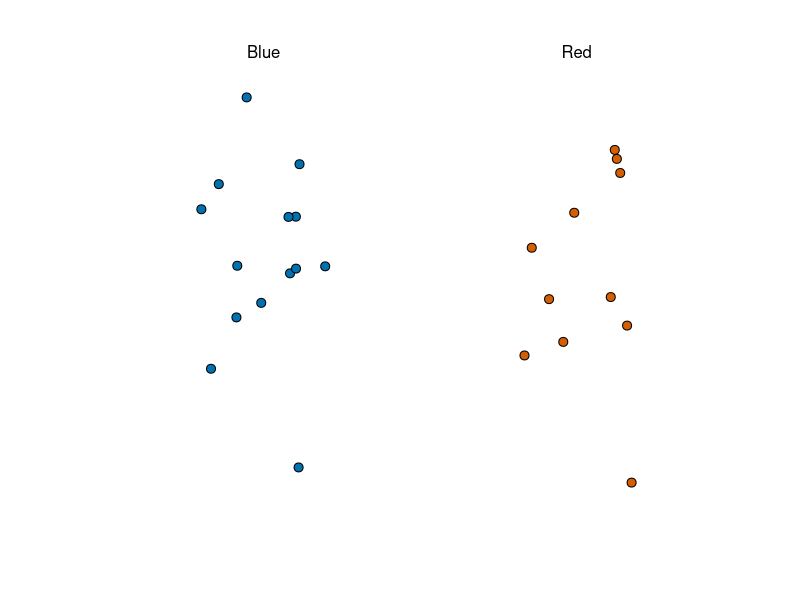
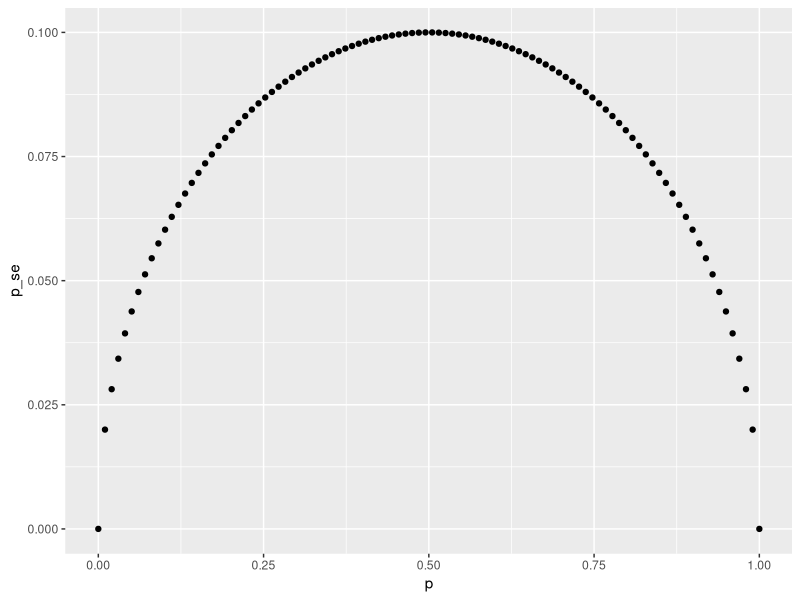
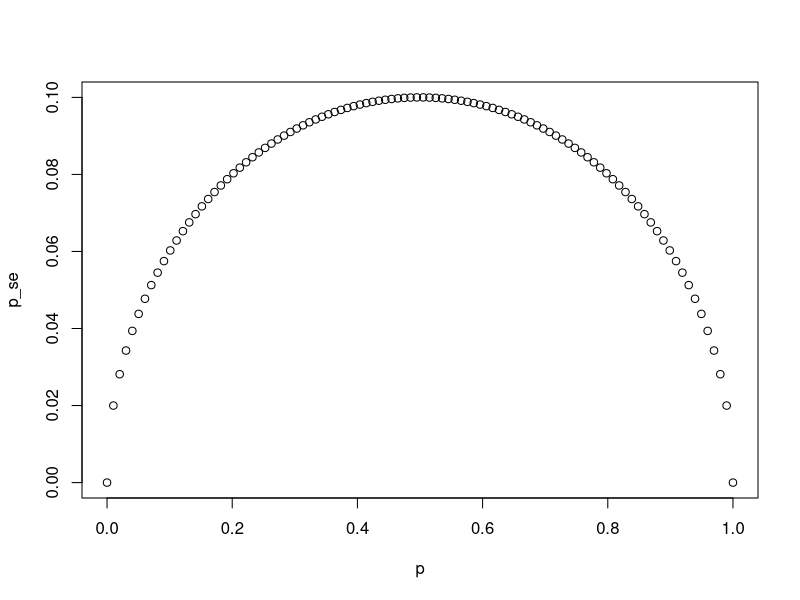
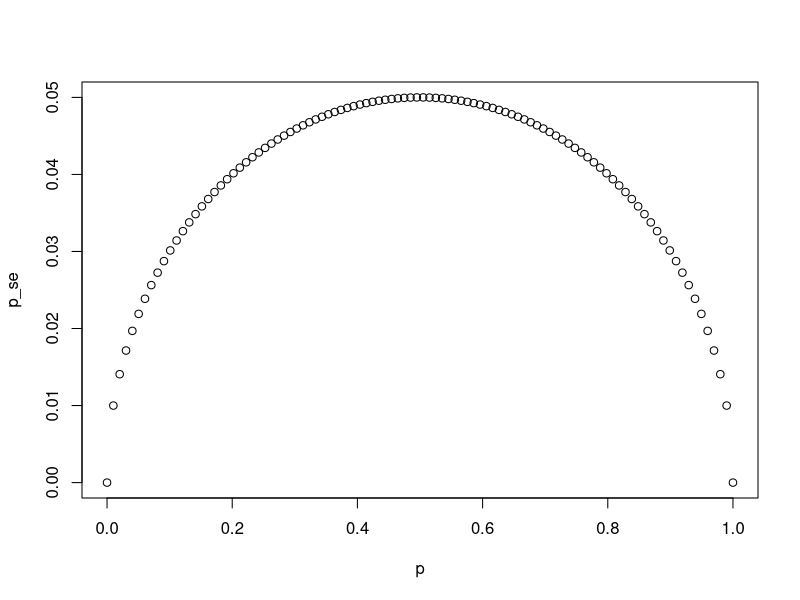
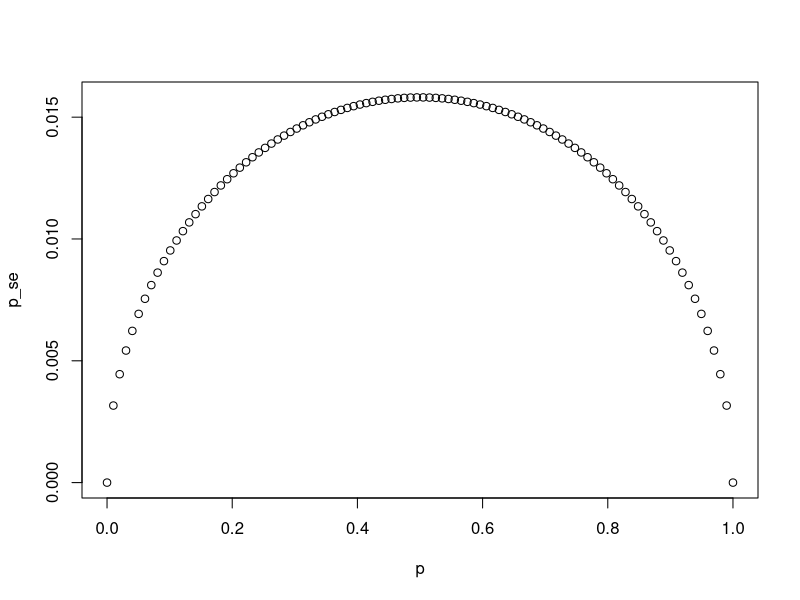
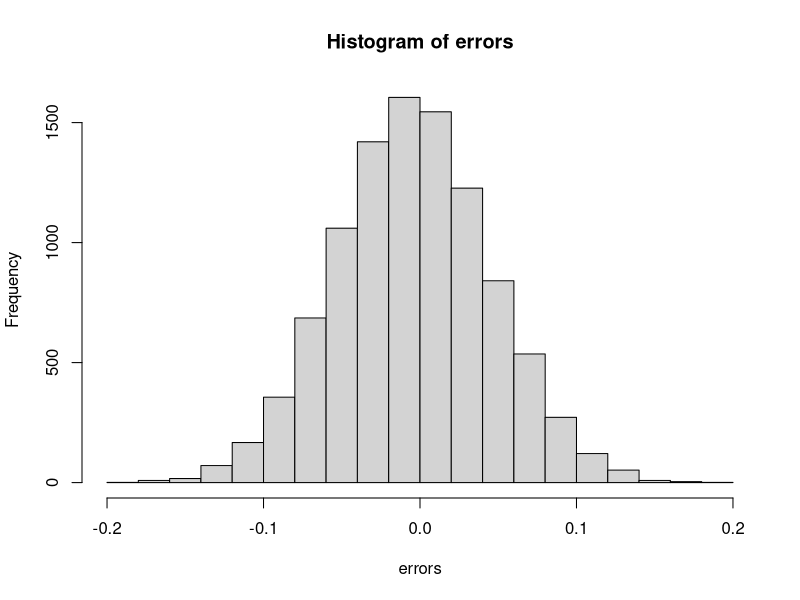
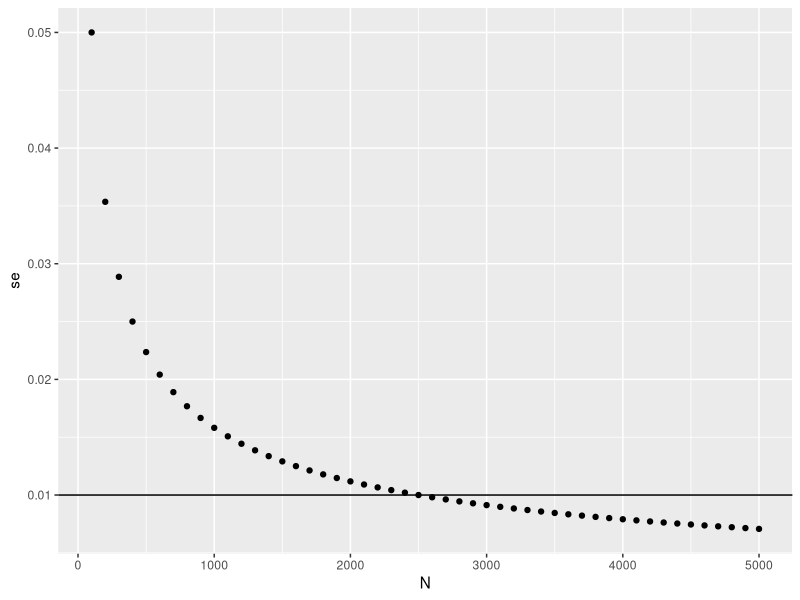
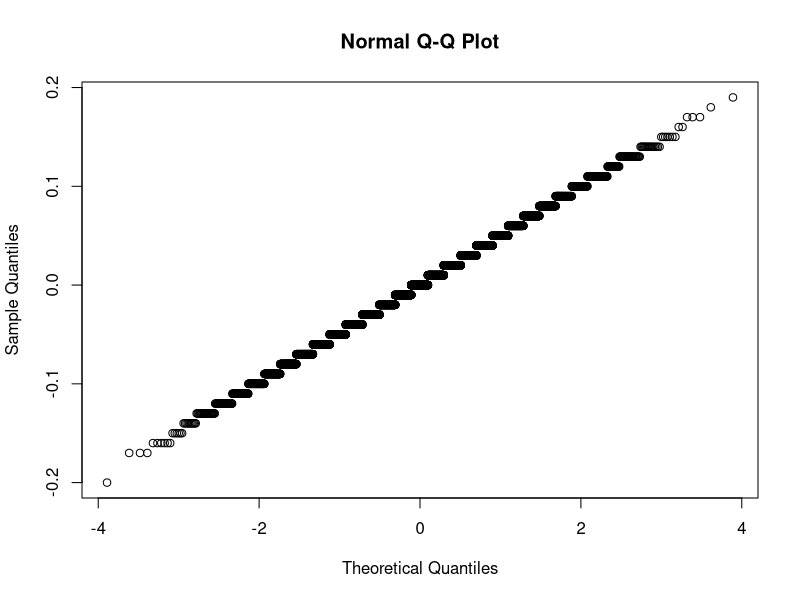

These charts were generated, in order, by the following R code:
## ---- chunk 1
library(tidyverse)
library(dslabs)
take_poll(25) #take random poll,function in dslabs
## ---- chunk 2
p=0.51
sqrt(p*(1-p))/sqrt(1000)
## ---- chunk 3
p <- seq(0, 1, length = 100)
se <- function(p, N){
  sqrt(p*(1-p)/N)
}
p_se <- se(p, 25)
qplot(p, p_se)
## ---- chunk 4
for(N in c(25, 100, 1000)){
  p_se <- se(p, N)
  plot(p, p_se)
}
## ---- chunk 5
N <- 25
p <- 0.45
2*sqrt(p*(1-p)/N)
## ---- chunk 6
x_hat <- 0.48 #hat refer to estimates
se <- sqrt(x_hat*(1-x_hat)/25)
se
## ---- chunk 7
pnorm(0.01/se) - pnorm(-0.01/se)
## ---- chunk 8
1.96*se
## ---- chunk 9
pnorm(1.96)-pnorm(-1.96)
## ---- chunk 10
B <- 10000
n <- 1000
x_hat <- replicate(B, {
  x <- sample(c(0,1), size = N, replace = TRUE, prob = c(1-p,p))
  mean(x)
})
## ---- chunk 11
p <- 0.45
N <- 1000

x <- sample(c(0,1), size = N, replace = TRUE, prob = c(1-p, p))
x_hat <- mean(x)
## ---- chunk 12
B <- 10000
x_hat <- replicate(B, {
  x <- sample(c(0,1), size = N, replace = TRUE, prob = c(1-p, p))
  mean(x)
})
## ---- chunk 13
mean(x_hat)
## ---- chunk 14
sd(x_hat)
## ---- chunk 15
take_sample <- function(p, N){
  x <- sample(c(0,1), size=N, replace=TRUE, prob=c(1-p, p))
  mean(x)
}  #democrates are 1s and republicans are 0s
## ---- chunk 16
p <- 0.45
N <- 100
B <- 10000
errors <- replicate(B, take_sample(p, N)-p)
## ---- chunk 17
mean(errors)
## ---- chunk 18
hist(errors)
## ---- chunk 19
mean(abs(errors))
## ---- chunk 20
sqrt(mean(errors^2))
## ---- chunk 21
N <- 100
sqrt(p*(1-p)/N)
## ---- chunk 22
set.seed(1)
x <- sample(c(0,1), size=N, replace=TRUE, prob = c(1-p,p))
x_bar <- mean(x)
sqrt(x_bar*(1-x_bar)/N)
## ---- chunk 23
set.seed(1)
B <- 10000
take_sample <- function(n, p){
  x <- sample(c(1,-3), n, replace=TRUE, prob=c(p,1-p))
  sum(x)
}
games <- replicate(B, take_sample(2000, 0.6))
## ---- chunk 24
sd(games)
## ---- chunk 25
mean(games<0)
## ---- chunk 26
N <- seq(100, 5000, 100)
p <- 0.5
se <- sqrt(p*(1-p)/N)
data_frame(N, se) %>% ggplot(aes(N, se)) + geom_point() + geom_hline(yintercept = 0.01)
## ---- chunk 27
qqnorm(errors)
## ---- chunk 28
p <- 0.45
N <- 100
1-pnorm(0.5, p, sqrt(p*(1-p)/N))
## ---- chunk 29
x_bar <- 0.51
N <- 100
se_bar <- sqrt(x_bar*(1-x_bar)/N)
1 - pnorm(0.01, 0, se_bar) + pnorm(-0.01, 0, se_bar)
## ---- chunk 30
p <- 0.45
N <- 1000
## ---- chunk 31
x <- sample(c(0, 1), size = N, replace = TRUE, prob = c(1-p, p))
x_hat <- mean(x)
se_hat <- sqrt(x_hat * (1 - x_hat) / N)
c(x_hat - 1.96 * se_hat, x_hat + 1.96 * se_hat)
## ---- chunk 32
x <- sample(c(0,1), size=N, replace=TRUE, prob=c(1-p, p))
x_hat <- mean(x)
se_hat <- sqrt(x_hat * (1 - x_hat) / N)
c(x_hat - 1.96 * se_hat, x_hat + 1.96 * se_hat)
## ---- chunk 33
pnorm(1.96) - pnorm(-1.96)
## ---- chunk 34
z <- qnorm(0.995)
z
## ---- chunk 35
pnorm(z) - pnorm(-z)
## ---- chunk 36
#library(dplyr)
N <- 1000
B <- 10000
inside <- replicate(B, {
  x <- sample(c(0,1), size = N, replace = TRUE, prob = c(1-p, p))
  x_hat <- mean(x)
  se_hat <- sqrt(x_hat * (1 - x_hat) / N)
  between(p, x_hat - 1.96 * se_hat, x_hat + 1.96 * se_hat)
})
mean(inside)
## ---- chunk 37
library(dslabs)
data("polls_us_election_2016")
## ---- chunk 38
library(tidyverse)
polls <- polls_us_election_2016 %>% 
  filter(enddate >= "2016-10-31" & state =="U.S.")
## ---- chunk 39
N <- polls$samplesize[1]
x_hat <- polls$rawpoll_clinton[1]/100
## ---- chunk 40
se_hat <- sqrt(x_hat*(1-x_hat) / N)
c(x_hat - 1.96*se_hat, x_hat + 1.96*se_hat)
## ---- chunk 41
polls <- polls %>% mutate(x_hat = rawpoll_clinton/100, 
                          se_hat = sqrt(x_hat*(1-x_hat) / samplesize), 
                          lower = x_hat - 1.96*se_hat,
                          upper = x_hat + 1.96*se_hat)
poll <- polls %>% select("pollster", 'enddate', 'x_hat', 'lower', 'upper')
poll
## ---- chunk 42
p <- 0.482
poll <- poll %>% mutate(hit=ifelse(upper > p & lower < p, 1, 0))
poll
## ---- chunk 43
sum(poll$hit) / length(poll$hit)
## ---- chunk 44
polls <- polls_us_election_2016 %>% 
  filter(enddate >= "2016-10-31" & state == "U.S.")  %>%
  mutate(d_hat = rawpoll_clinton / 100 - rawpoll_trump / 100)
## ---- chunk 45
N <- polls$samplesize[1]
x_hat <- polls$rawpoll_clinton[1]/100
temp <- polls$d_hat[1] + c(-1.96, 1.96) * 2 * sqrt(x_hat * (1 - x_hat) / N)
temp[2] - temp[1]
## ---- chunk 46
polls_d <- polls %>% 
  mutate(x_hat = (d_hat + 1) / 2 , 
         se_hat = 2 * sqrt(x_hat * (1 - x_hat) / samplesize), 
         lower = d_hat - qnorm(0.975) * se_hat, 
         upper = d_hat + qnorm(0.975) * se_hat, 
         hit=lower <= 0.021 & upper >= 0.021) %>%
  select(pollster, enddate, d_hat, lower, upper, hit)

polls_d
## ---- chunk 47
polls_d %>%
  summarize(mean(hit))
## ---- chunk 48
polls %>% 
  mutate(error = d_hat - 0.021) %>% 
  ggplot(aes(pollster, error)) + 
  geom_point() 
## ---- chunk 49
polls %>% 
  mutate(error = d_hat - 0.021) %>% 
  group_by(pollster) %>%
  filter(n() >= 5) %>%
  ggplot(aes(pollster, error)) + 
  geom_point() 
## ---- chunk 50
N <- 25
x_hat <- 0.48
(2 * x_hat -1) + c(-1.96, 1.96) * 2 * sqrt(x_hat * (1-x_hat) / N)
## ---- chunk 51
N <- 100
z <- sqrt(N)*0.02/0.5
1 - (pnorm(z) - pnorm(-z))
## ---- chunk 52
library(tidyverse)
library(dslabs)
data("research_funding_rates")
research_funding_rates %>% select(discipline, applications_total, success_rates_total) %>% head()
## ---- chunk 53
names(research_funding_rates)
## ---- chunk 54
totals <- research_funding_rates %>% 
  select(-discipline) %>% 
  summarize_all(sum) %>%
  summarize(yes_men = awards_men, 
            no_men = applications_men - awards_men, 
            yes_women = awards_women, 
            no_women = applications_women - awards_women) 
## ---- chunk 55
totals %>% summarize(percent_men = yes_men/(yes_men+no_men),
                     percent_women = yes_women/(yes_women+no_women))
## ---- chunk 56
tab <- matrix(c(3,1,1,3),2,2)
rownames(tab)<-c("Poured Before","Poured After")
colnames(tab)<-c("Guessed before","Guessed after")
tab
## ---- chunk 57
fisher.test(tab, alternative="greater")$p.value
## ---- chunk 58
totals %>% summarize(percent_men = yes_men/(yes_men+no_men),
                     percent_women = yes_women/(yes_women+no_women))
## ---- chunk 59
rate <- totals %>%
  summarize(percent_total = 
              (yes_men + yes_women)/
              (yes_men + no_men +yes_women + no_women)) %>%
  pull(percent_total)
rate
## ---- chunk 60
two_by_two <- data.frame(awarded = c("no", "yes"), 
                     men = c(totals$no_men, totals$yes_men),
                     women = c(totals$no_women, totals$yes_women))
two_by_two
## ---- chunk 61
data.frame(awarded = c("no", "yes"), 
       men = (totals$no_men + totals$yes_men) * c(1 - rate, rate),
       women = (totals$no_women + totals$yes_women) * c(1 - rate, rate))
## ---- chunk 62
chisq_test <-two_by_two %>% select(-awarded) %>% chisq.test() 
## ---- chunk 63
chisq_test$p.value
## ---- chunk 64
odds_men <- with(two_by_two, (men[2]/sum(men))/(men[1]/sum(men)))
odds_men
## ---- chunk 65
odds_women <- with(two_by_two, (women[2]/sum(women)) / (women[1]/sum(women)))
odds_women
## ---- chunk 66
odds_men / odds_women
## ---- chunk 67
log_or <- log(odds_men / odds_women)
se <- two_by_two %>% select(-awarded) %>%
  summarize(se = sqrt(sum(1/men) + sum(1/women))) %>%
  pull(se)
ci <- log_or + c(-1,1) * qnorm(0.975) * se
## ---- chunk 68
exp(ci)
## ---- chunk 69
2*(1 - pnorm(log_or, 0, se))
## ---- chunk 70
two_by_two %>% select(-awarded) %>%
  mutate(men = men*10, women = women*10) %>%
  chisq.test() %>% .$p.value
## ---- chunk 71
two_by_two <- tibble(record = c('wins', 'losses'),
                         important_events = c(8, 9), 
                         normal_events = c(350-8, 150-9))
two_by_two %>% select(-record) %>% chisq.test() %>% .$p.value
## ---- chunk 72

## ---- chunk 73
two_by_two %>% select(-record) %>%
  mutate(important_events = important_events*2, 
         normal_events = normal_events*2) %>%
  chisq.test() %>% .$p.value
